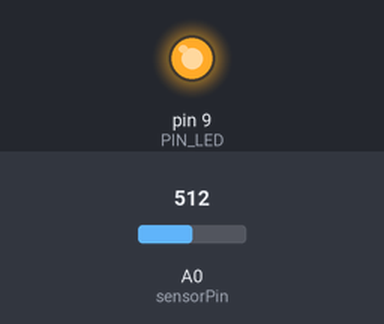
Recording of a sketch running on a simulated Arduino Uno, built with avr-gcc and run on an emulated ATmega328P. Parts: output pins drawn as LEDs (lit = HIGH). The inputs (shaded band) are chosen by the test bench; at power-on: A0 (sensorPin) = 512. What the sketch prints to the serial monitor is not drawn.

Above: at 1.8 s.
1.9 s: A0 (sensorPin) set to 22
At 2.7 s:
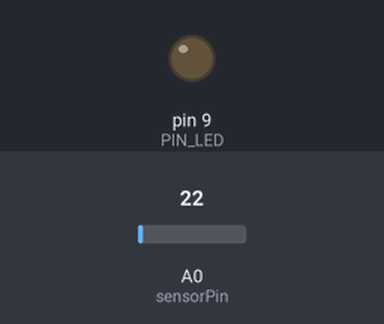
3.5 s: A0 (sensorPin) set to 122
At 4.3 s:
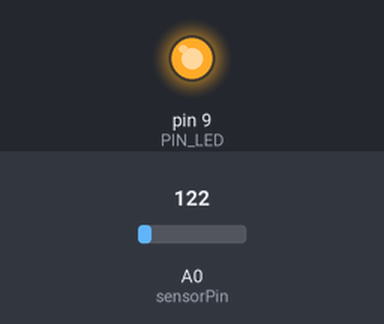
5.5 s: A0 (sensorPin) set to 0
At 7.0 s:
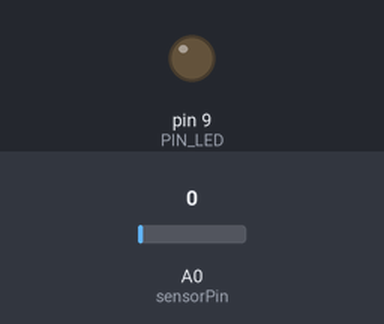
Timing chart, 0 to 8.5 s (numbered marks = the images above; inputs shaded):
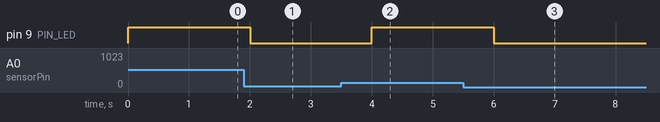

Measured:
- after the input at 1.9 s, pin 9 (PIN_LED): HIGH → LOW after 0.10 s
- after the input at 3.5 s, pin 9 (PIN_LED): LOW → HIGH after 0.50 s
- after the input at 5.5 s, pin 9 (PIN_LED): HIGH → LOW after 0.51 s

The sketch:

Control_Planta.ino
```cpp
#include <TimerOne.h>

#define PERIODO 1
#define PIN_LED 9
const int sensorPin = A0;

// Parámetros del controlador PID
float Kp = 0.15327;
float Ki = 0.0005448;
float Kd = 0;

int setpoint;  // Temperatura de referencia en grados Celsius

float previousError = 0;
float integral = 0;

void setup()
{
  Serial.begin(9600);
  pinMode(PIN_LED, OUTPUT);
  setpoint = 32;  // Temperatura de referencia en grados Celsius
  Timer1.initialize(PERIODO * 1000);

  //int duty = 40; // Inicializa con un ciclo de trabajo del 40%
  //Timer1.pwm(PIN_LED, 1023L * duty / 100L);
}

void loop()
{
  int value = analogRead(sensorPin);
  float celsius = ((value / 1023.0) * 500)-4;

  // Calcula el error
  float error = setpoint - celsius;

  // Calcula la parte proporcional (P)
  float P = Kp * error;

  // Calcula la parte integral (I)
  integral += Ki * error;

  // Calcula la parte derivativa (D)
  float derivative = Kd * (error - previousError);

  // Calcula la salida del controlador PID
  float output = (P + integral + derivative)*(-10);

  // Ajusta el ciclo de trabajo del LED según la salida del controlador PID
  int duty = constrain(map(output, -10, 10, 0.0, 100.0), 0.0, 100.0);
  Timer1.pwm(PIN_LED, 1023L * duty / 100L);

  // Actualiza el error anterior
  previousError = error;

  // Imprime información en el Monitor Serie
  //Serial.print("Temperatura: ");
  /*Serial.print(celsius);
  Serial.print(",");
  Serial.print(" C - Salida PID: ");
  Serial.print(output);
  Serial.print(" % Duty: ");
  Serial.println(duty);*/
  Serial.print(",");
  Serial.print(celsius);
  /*Serial.print(",");
  Serial.print(Vc2);
  Serial.print(",");
  Serial.print(er_v);
  Serial.print(",");
  Serial.print(Vc2ref);
  Serial.print(",");
  Serial.println();*/
  delay(1000);
}
```
